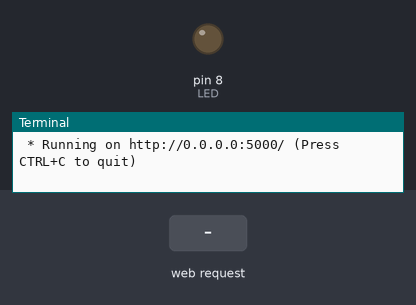
Bench run of a program on a simulated Raspberry Pi (header pin numbers). On the bench: output pins drawn as LEDs (lit = HIGH), the last lines printed to the terminal. The inputs (shaded band) are chosen by the test bench. The clock reads 2024-03-15 10:24:30 at power-on unless the program sets it.

Above: at 1.2 s.
1.3 s: HTTP request for /led/on received
At 1.9 s:
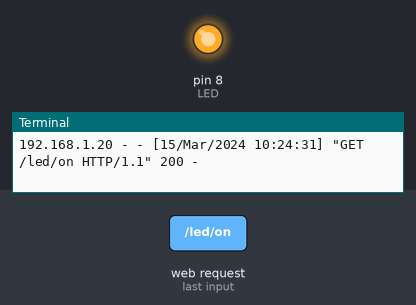
4.3 s: HTTP request for /gpio/cleanup received
At 5.4 s:
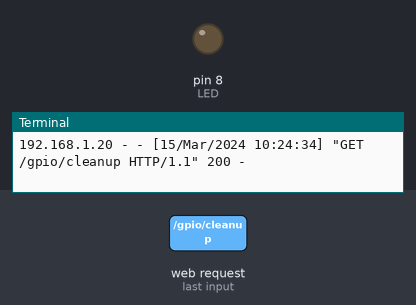
Timing chart, 0 to 7.3 s (numbered marks = the images above; inputs shaded):
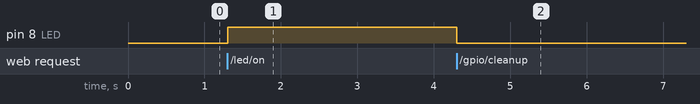

Measured:
- after the input at 1.3 s, pin 8 (LED): LOW → HIGH at once
- after the input at 4.3 s, pin 8 (LED): HIGH → LOW at once

The program:

app_start_00.py
```python
from flask import Flask
import RPi.GPIO as GPIO

app  = Flask(__name__)

LED = 8
GPIO.setmode(GPIO.BOARD)
GPIO.setup(LED, GPIO.OUT, initial=GPIO.LOW)

@app.route("/")
def helloworld():
    return "Hellow World"

@app.route("/led/<state>")
def led(state):
    if state=="on":
        GPIO.output(LED, GPIO.HIGH)
    else:
        GPIO.output(LED, GPIO.LOW)
    return "LED "+state

@app.route("/gpio/cleanup")
def gpio_cleanup():
    GPIO.cleanup()
    return "GPIO CLEANUP"

if __name__ == "__main__":
    app.run(host="0.0.0.0")
```
